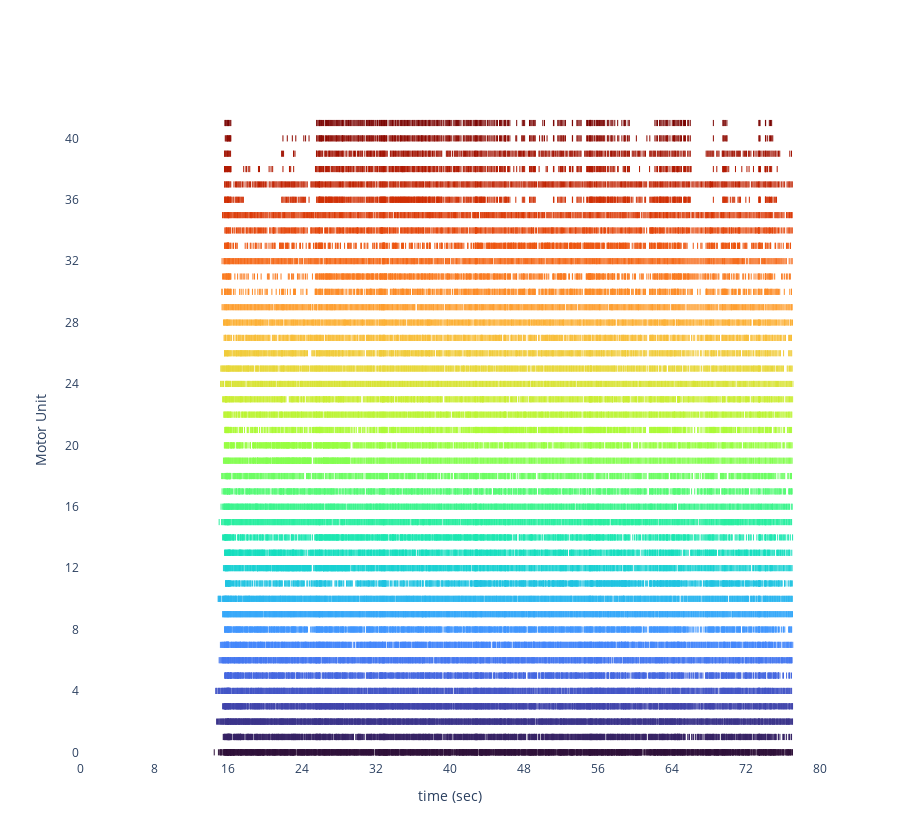

The notebook cell saved with this chart:
### Code cell
emg.plot(spike_width=0.01, spike_height=0.4, color_plot=True, colormap='turbo', min_score=0.93)

### Figure 1 — Plotly figure (JSON) as saved in the notebook; plotly's stock layout.template omitted (floating-point values rounded to 4 significant figures; data arrays with more than 128 entries replaced by an {"elided": "..."} marker saying what was removed)
{"data": [{"line": {"color": "rgb(48,18,59)", "width": 1}, "mode": "lines", "showlegend": false, "type": "scatter", "x": {"elided": "5967 int values"}, "y": {"elided": "5967 float values"}}, {"line": {"color": "rgb(55,35,101)", "width": 1}, "mode": "lines", "showlegend": false, "type": "scatter", "x": {"elided": "4596 int values"}, "y": {"elided": "4596 float values"}}, {"line": {"color": "rgb(60,53,139)", "width": 1}, "mode": "lines", "showlegend": false, "type": "scatter", "x": {"elided": "4386 int values"}, "y": {"elided": "4386 float values"}}, {"line": {"color": "rgb(65,69,171)", "width": 1}, "mode": "lines", "showlegend": false, "type": "scatter", "x": {"elided": "4173 int values"}, "y": {"elided": "4173 float values"}}, {"line": {"color": "rgb(68,86,199)", "width": 1}, "mode": "lines", "showlegend": false, "type": "scatter", "x": {"elided": "3702 int values"}, "y": {"elided": "3702 float values"}}, {"line": {"color": "rgb(70,104,224)", "width": 1}, "mode": "lines", "showlegend": false, "type": "scatter", "x": {"elided": "3468 int values"}, "y": {"elided": "3468 float values"}}, {"line": {"color": "rgb(70,120,240)", "width": 1}, "mode": "lines", "showlegend": false, "type": "scatter", "x": {"elided": "3387 int values"}, "y": {"elided": "3387 float values"}}, {"line": {"color": "rgb(69,135,251)", "width": 1}, "mode": "lines", "showlegend": false, "type": "scatter", "x": {"elided": "3384 int values"}, "y": {"elided": "3384 float values"}}, {"line": {"color": "rgb(64,150,254)", "width": 1}, "mode": "lines", "showlegend": false, "type": "scatter", "x": {"elided": "3291 int values"}, "y": {"elided": "3291 float values"}}, {"line": {"color": "rgb(54,168,249)", "width": 1}, "mode": "lines", "showlegend": false, "type": "scatter", "x": {"elided": "3108 int values"}, "y": {"elided": "3108 float values"}}, {"line": {"color": "rgb(43,182,239)", "width": 1}, "mode": "lines", "showlegend": false, "type": "scatter", "x": {"elided": "3072 int values"}, "y": {"elided": "3072 float values"}}, {"line": {"color": "rgb(33,196,225)", "width": 1}, "mode": "lines", "showlegend": false, "type": "scatter", "x": {"elided": "3057 int values"}, "y": {"elided": "3057 float values"}}, {"line": {"color": "rgb(26,209,210)", "width": 1}, "mode": "lines", "showlegend": false, "type": "scatter", "x": {"elided": "3042 int values"}, "y": {"elided": "3042 float values"}}, {"line": {"color": "rgb(23,222,191)", "width": 1}, "mode": "lines", "showlegend": false, "type": "scatter", "x": {"elided": "2991 int values"}, "y": {"elided": "2991 float values"}}, {"line": {"color": "rgb(29,231,177)", "width": 1}, "mode": "lines", "showlegend": false, "type": "scatter", "x": {"elided": "2841 int values"}, "y": {"elided": "2841 float values"}}, {"line": {"color": "rgb(41,238,160)", "width": 1}, "mode": "lines", "showlegend": false, "type": "scatter", "x": {"elided": "2820 int values"}, "y": {"elided": "2820 float values"}}, {"line": {"color": "rgb(59,244,141)", "width": 1}, "mode": "lines", "showlegend": false, "type": "scatter", "x": {"elided": "2742 int values"}, "y": {"elided": "2742 float values"}}, {"line": {"color": "rgb(85,250,118)", "width": 1}, "mode": "lines", "showlegend": false, "type": "scatter", "x": {"elided": "2643 int values"}, "y": {"elided": "2643 float values"}}, {"line": {"color": "rgb(109,253,98)", "width": 1}, "mode": "lines", "showlegend": false, "type": "scatter", "x": {"elided": "2619 int values"}, "y": {"elided": "2619 float values"}}, {"line": {"color": "rgb(132,254,80)", "width": 1}, "mode": "lines", "showlegend": false, "type": "scatter", "x": {"elided": "2595 int values"}, "y": {"elided": "2595 float values"}}, {"line": {"color": "rgb(152,254,66)", "width": 1}, "mode": "lines", "showlegend": false, "type": "scatter", "x": {"elided": "2556 int values"}, "y": {"elided": "2556 float values"}}, {"line": {"color": "rgb(172,250,55)", "width": 1}, "mode": "lines", "showlegend": false, "type": "scatter", "x": {"elided": "2535 int values"}, "y": {"elided": "2535 float values"}}, {"line": {"color": "rgb(187,244,52)", "width": 1}, "mode": "lines", "showlegend": false, "type": "scatter", "x": {"elided": "2412 int values"}, "y": {"elided": "2412 float values"}}, {"line": {"color": "rgb(202,237,51)", "width": 1}, "mode": "lines", "showlegend": false, "type": "scatter", "x": {"elided": "2397 int values"}, "y": {"elided": "2397 float values"}}, {"line": {"color": "rgb(216,227,53)", "width": 1}, "mode": "lines", "showlegend": false, "type": "scatter", "x": {"elided": "2343 int values"}, "y": {"elided": "2343 float values"}}, {"line": {"color": "rgb(231,215,56)", "width": 1}, "mode": "lines", "showlegend": false, "type": "scatter", "x": {"elided": "2334 int values"}, "y": {"elided": "2334 float values"}}, {"line": {"color": "rgb(240,203,58)", "width": 1}, "mode": "lines", "showlegend": false, "type": "scatter", "x": {"elided": "2196 int values"}, "y": {"elided": "2196 float values"}}, {"line": {"color": "rgb(248,190,57)", "width": 1}, "mode": "lines", "showlegend": false, "type": "scatter", "x": {"elided": "2184 int values"}, "y": {"elided": "2184 float values"}}, {"line": {"color": "rgb(252,176,53)", "width": 1}, "mode": "lines", "showlegend": false, "type": "scatter", "x": {"elided": "2184 int values"}, "y": {"elided": "2184 float values"}}, {"line": {"color": "rgb(254,158,46)", "width": 1}, "mode": "lines", "showlegend": false, "type": "scatter", "x": {"elided": "2073 int values"}, "y": {"elided": "2073 float values"}}, {"line": {"color": "rgb(253,140,39)", "width": 1}, "mode": "lines", "showlegend": false, "type": "scatter", "x": {"elided": "2070 int values"}, "y": {"elided": "2070 float values"}}, {"line": {"color": "rgb(250,122,31)", "width": 1}, "mode": "lines", "showlegend": false, "type": "scatter", "x": {"elided": "2019 int values"}, "y": {"elided": "2019 float values"}}, {"line": {"color": "rgb(245,104,23)", "width": 1}, "mode": "lines", "showlegend": false, "type": "scatter", "x": {"elided": "1983 int values"}, "y": {"elided": "1983 float values"}}, {"line": {"color": "rgb(237,85,15)", "width": 1}, "mode": "lines", "showlegend": false, "type": "scatter", "x": {"elided": "1977 int values"}, "y": {"elided": "1977 float values"}}, {"line": {"color": "rgb(229,70,10)", "width": 1}, "mode": "lines", "showlegend": false, "type": "scatter", "x": {"elided": "1959 int values"}, "y": {"elided": "1959 float values"}}, {"line": {"color": "rgb(219,58,7)", "width": 1}, "mode": "lines", "showlegend": false, "type": "scatter", "x": {"elided": "1953 int values"}, "y": {"elided": "1953 float values"}}, {"line": {"color": "rgb(208,47,4)", "width": 1}, "mode": "lines", "showlegend": false, "type": "scatter", "x": {"elided": "1761 int values"}, "y": {"elided": "1761 float values"}}, {"line": {"color": "rgb(192,35,2)", "width": 1}, "mode": "lines", "showlegend": false, "type": "scatter", "x": {"elided": "1707 int values"}, "y": {"elided": "1707 float values"}}, {"line": {"color": "rgb(177,25,1)", "width": 1}, "mode": "lines", "showlegend": false, "type": "scatter", "x": {"elided": "1344 int values"}, "y": {"elided": "1344 float values"}}, {"line": {"color": "rgb(160,17,1)", "width": 1}, "mode": "lines", "showlegend": false, "type": "scatter", "x": {"elided": "1293 int values"}, "y": {"elided": "1293 float values"}}, {"line": {"color": "rgb(142,10,1)", "width": 1}, "mode": "lines", "showlegend": false, "type": "scatter", "x": {"elided": "1089 int values"}, "y": {"elided": "1089 float values"}}, {"line": {"color": "rgb(122,4,2)", "width": 1}, "mode": "lines", "showlegend": false, "type": "scatter", "x": {"elided": "978 int values"}, "y": {"elided": "978 float values"}}], "layout": {"height": 840, "plot_bgcolor": "white", "showlegend": false, "xaxis": {"range": [0, 165204], "ticktext": [0, 8, 16, 24, 32, 40, 48, 56, 64, 72, 80], "tickvals": [0, 16520, 33040, 49560, 66080, 82600, 99120, 115640, 132160, 148680, 165200], "title": {"text": "time (sec)"}}, "yaxis": {"range": [-0.5, 42.5], "ticktext": ["0", "4", "8", "12", "16", "20", "24", "28", "32", "36", "40"], "tickvals": [0, 4, 8, 12, 16, 20, 24, 28, 32, 36, 40], "title": {"text": "Motor Unit"}}}}
